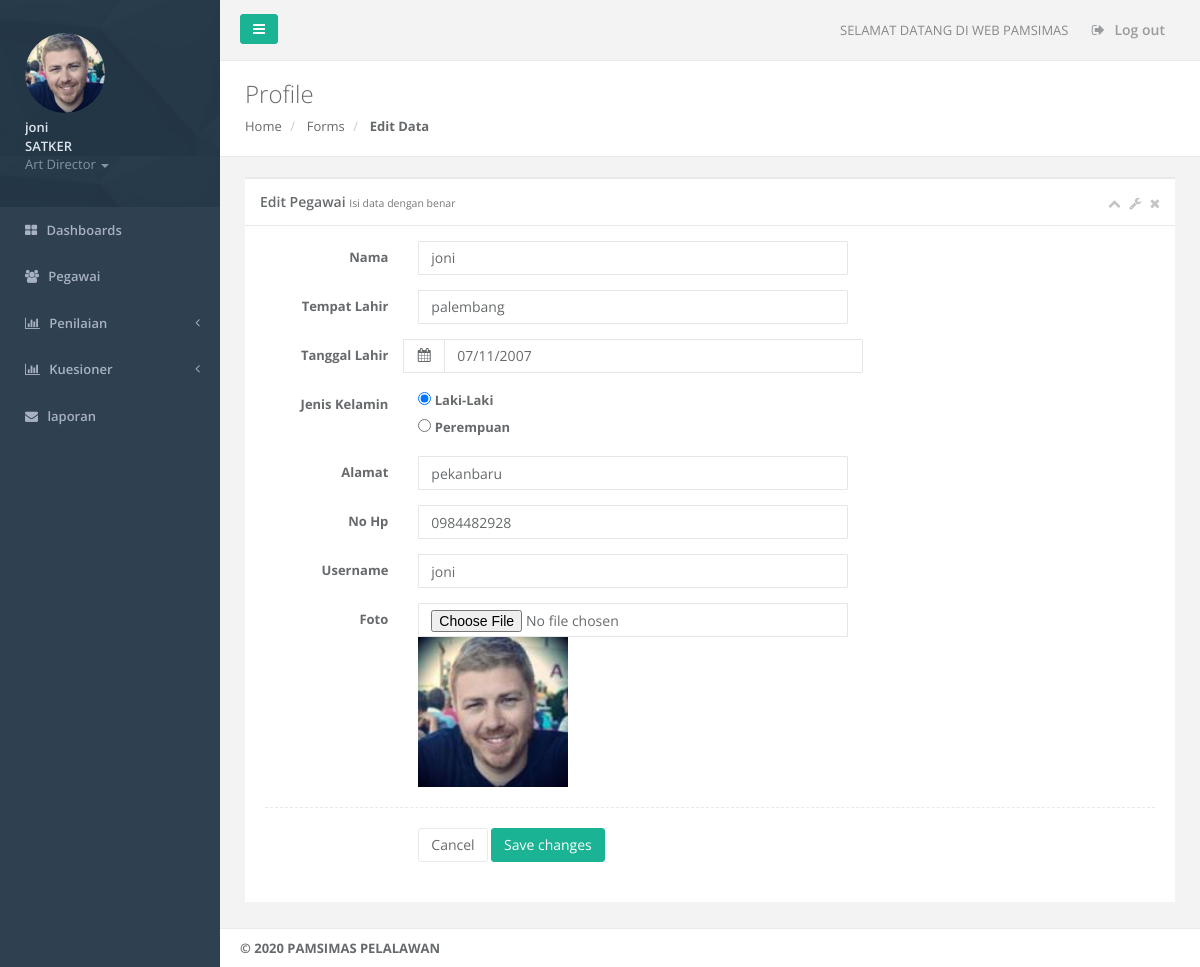
The page /change_profile.php (signed in) on the database its author committed.
### tables this page shows
CREATE TABLE IF NOT EXISTS `pegawai` (
  `pegawai_id` int(11) NOT NULL AUTO_INCREMENT,
  `pegawai_nama` varchar(50) NOT NULL,
  `pegawai_tmp_lahir` varchar(125) NOT NULL,
  `pegawai_tgl_lahir` varchar(122) NOT NULL,
  `pegawai_jenis_kelamin` varchar(20) NOT NULL,
  `pegawai_alamat` varchar(125) NOT NULL,
  `pegawai_no_hp` varchar(50) NOT NULL,
  `pegawai_jabatan` varchar(125) NOT NULL,
  `pegawai_penempatan` varchar(125) NOT NULL,
  `pegawai_foto` varchar(225) NOT NULL,
  `username` varchar(50) NOT NULL,
  `password` varchar(225) NOT NULL,
  PRIMARY KEY (`pegawai_id`)
);

### change_profile.php (the view, shortened to what this page needs)
<?php include "config.php";
if (empty($_SESSION['username']) AND
    empty($_SESSION['password']))
    {include "login.php";}
    else {
?>
<!DOCTYPE html>
<html>
<head>
    <link href="css/bootstrap.min.css" rel="stylesheet">
    <link href="font-awesome/css/font-awesome.css" rel="stylesheet">
    <link href="css/plugins/iCheck/custom.css" rel="stylesheet">
    <link href="css/plugins/chosen/bootstrap-chosen.css" rel="stylesheet">
    <link href="css/plugins/bootstrap-tagsinput/bootstrap-tagsinput.css" rel="stylesheet">
    <link href="css/plugins/colorpicker/bootstrap-colorpicker.min.css" rel="stylesheet">
    <link href="css/plugins/cropper/cropper.min.css" rel="stylesheet">
    <link href="css/plugins/switchery/switchery.css" rel="stylesheet">
    <link href="css/plugins/jasny/jasny-bootstrap.min.css" rel="stylesheet">
    <link href="css/plugins/nouslider/jquery.nouislider.css" rel="stylesheet">
    <link href="css/plugins/datapicker/datepicker3.css" rel="stylesheet">
    <link href="css/plugins/ionRangeSlider/ion.rangeSlider.css" rel="stylesheet">
    <link href="css/plugins/ionRangeSlider/ion.rangeSlider.skinFlat.css" rel="stylesheet">
    <link href="css/plugins/awesome-bootstrap-checkbox/awesome-bootstrap-checkbox.css" rel="stylesheet">
    <link href="css/plugins/clockpicker/clockpicker.css" rel="stylesheet">
    <link href="css/plugins/daterangepicker/daterangepicker-bs3.css" rel="stylesheet">
    <link href="css/plugins/select2/select2.min.css" rel="stylesheet">
    <link href="css/plugins/touchspin/jquery.bootstrap-touchspin.min.css" rel="stylesheet">
    <link href="css/plugins/dualListbox/bootstrap-duallistbox.min.css" rel="stylesheet">
    <link href="css/animate.css" rel="stylesheet">
    <link href="css/style.css" rel="stylesheet">
</head>
<body>
    <div id="wrapper">
    <nav class="navbar-default navbar-static-side" role="navigation">
       <?php
            if ($_SESSION['jabatan']=="SATKER") {
               include "sidebar.php";
             } else {include "sidebar_fs.php";}  ?>
    </nav>
        <div id="page-wrapper" class="gray-bg">
        <div class="row border-bottom">
        <nav class="navbar navbar-static-top" role="navigation" style="margin-bottom: 0">
        <?php include "navbar.php";  ?>
        </nav>
        </div>
        <div class="row wrapper border-bottom white-bg page-heading">
                <div class="col-lg-10">
                    <h2>Profile</h2>
                    <ol class="breadcrumb">
                        <li>
                            <a href="home.php">Home</a>
                        </li>
                        <li>
                            <a>Forms</a>
                        </li>
                        <li class="active">
                            <strong>Edit Data</strong>
                        </li>
                    </ol>
                </div>
                <div class="col-lg-2">
                </div>
            </div>
        <div class="wrapper wrapper-content animated fadeInRight">
            <div class="row">
                    <div class="col-lg-12">
                        <div class="ibox float-e-margins">
                            <div class="ibox-title">
                                <h5>Edit Pegawai <small>Isi data dengan benar</small></h5>
                                <div class="ibox-tools">
                                    <a class="collapse-link">
                                        <i class="fa fa-chevron-up"></i>
                                    </a>
                                    <a class="dropdown-toggle" data-toggle="dropdown" href="#">
                                        <i class="fa fa-wrench"></i>
                                    </a>
                                    <a class="close-link">
                                        <i class="fa fa-times"></i>
                                    </a>
                                </div>
                            </div>
                            <div class="ibox-content">
                                <form enctype="multipart/form-data" class="form-horizontal" method="post" action="change_profile_proses.php">
                                    <?php
                                    $queri = "SELECT * FROM pegawai WHERE pegawai_id='$_SESSION[id]'";
                                    $hasil = mysqli_query($koneksi, $queri);
                                    $data=mysqli_fetch_assoc($hasil);
                                    ?>
                                    <div class="form-group">
                                        <label class="col-sm-2 control-label">Nama</label>
                                        <div class="col-sm-6">
                                            <input type="text" class="form-control"  name="nama" value="<?php echo "$data[pegawai_nama]"; ?>" >
                                        </div>
                                    </div>
                                    <div class="form-group">
                                        <label class="col-sm-2 control-label">Tempat Lahir</label>
                                        <div class="col-sm-6">
                                            <input type="text" class="form-control"  name="tmp_lahir" value="<?php echo "$data[pegawai_tmp_lahir]"; ?>" >
                                        </div>
                                    </div>
                                     <div class="form-group" id="data_3">
                                        <label class="col-sm-2 control-label">Tanggal Lahir</label>
                                        <div class="col-sm-6 input-group date">
                                            <span class="input-group-addon"><i class="fa fa-calendar"></i></span>
                                            <input type="text" class="form-control" name="tgl" value="<?php echo "$data[pegawai_tgl_lahir]"; ?>" >
                                        </div>
                                    </div>
                                    <div class="form-group">
                                        <label class="col-sm-2 control-label">Jenis Kelamin <br/></label>
                                        <div class="col-sm-6">
                                           <?php if ($data['pegawai_jenis_kelamin'] =="laki-laki") {
                                               echo " <div class='i-checks'>
                                                <label>
                                                    <input type='radio' value='laki-laki' name='j_kl' checked=''>
                                                    <i></i> Laki-Laki
                                                </label>
                                                </div>
                                            <div class='i-checks'>
                                                <label>
                                                 <input type='radio' value='perempuan' name='j_kl'>
                                                  <i></i> Perempuan
                                              </label>
                                          </div> ";
                                           } ?>
                                        </div>
                                    </div>
                                    <div class="form-group">
                                        <label class="col-sm-2 control-label">Alamat</label>
                                        <div class="col-sm-6">
                                            <input type="text" class="form-control" name="alamat" id="alamat" value="<?php echo "$data[pegawai_alamat]"; ?>" >
                                        </div>
                                    </div>
                                    <div class="form-group">
                                        <label class="col-sm-2 control-label">No Hp</label>
                                        <div class="col-sm-6">
                                            <input type="text" class="form-control"  name="no_hp" value="<?php echo "$data[pegawai_no_hp]"; ?>" >
                                        </div>
                                    </div>
                                    <div class="form-group">
                                        <label class="col-sm-2 control-label">Username</label>
                                        <div class="col-sm-6">
                                            <input type="text" class="form-control"  name="username" id="username" value="<?php echo "$data[username]"; ?>" >
                                        </div>
                                    </div>
                                    <div class="form-group">
                                        <label class="col-lg-2 control-label">Foto</label>
                                        <div class="col-lg-6">
                                            <input type="file" class="form-control" name="gambar">
                                            <?php echo "<img src='foto/$data[pegawai_foto]' width='150px'>"; ?>
                                        </div>
                                    </div>
                                    <div class="hr-line-dashed"></div>
                                    <div class="form-group">
                                        <div class="col-sm-4 col-sm-offset-2">
                                            <a href="profile.php" class="btn btn-white">Cancel</a>
                                            <button class="btn btn-primary" type="submit">Save changes</button>
                                        </div>
                                    </div>
                                </form>
                            </div>
                        </div>
                    </div>
                </div>
        </div>
        <div class="footer">
            <?php include "footer.php"; ?>
        </div>
        </div>
                    </div>
</body>
</html>
<?php }; ?>

### rows shown on the page
pegawai: nama "joni", tmp_lahir "palembang", tgl "07/11/2007", alamat "pekanbaru", no_hp "0984482928", username "joni", pegawai_foto (picture)

### other values the page prints
$_SESSION[nama] "joni"
$_SESSION[jabatan] "SATKER"
